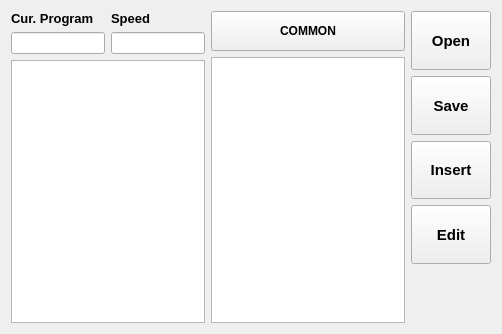
<?xml version="1.0" encoding="UTF-8"?>
<ui version="4.0">
 <class>FormProgram</class>
 <widget class="QWidget" name="FormProgram">
  <property name="geometry">
   <rect>
    <x>0</x>
    <y>0</y>
    <width>502</width>
    <height>334</height>
   </rect>
  </property>
  <property name="windowTitle">
   <string>Form</string>
  </property>
  <layout class="QGridLayout" name="gridLayout_2">
   <item row="0" column="0">
    <layout class="QGridLayout" name="gridLayout">
     <item row="0" column="0">
      <widget class="QLabel" name="label_2">
       <property name="sizePolicy">
        <sizepolicy hsizetype="Expanding" vsizetype="Minimum">
         <horstretch>0</horstretch>
         <verstretch>0</verstretch>
        </sizepolicy>
       </property>
       <property name="font">
        <font>
         <pointsize>10</pointsize>
         <weight>75</weight>
         <bold>true</bold>
        </font>
       </property>
       <property name="text">
        <string>Cur. Program</string>
       </property>
      </widget>
     </item>
     <item row="0" column="1">
      <widget class="QLabel" name="label_4">
       <property name="sizePolicy">
        <sizepolicy hsizetype="Expanding" vsizetype="Minimum">
         <horstretch>0</horstretch>
         <verstretch>0</verstretch>
        </sizepolicy>
       </property>
       <property name="font">
        <font>
         <pointsize>10</pointsize>
         <weight>75</weight>
         <bold>true</bold>
        </font>
       </property>
       <property name="text">
        <string>Speed</string>
       </property>
      </widget>
     </item>
     <item row="1" column="0">
      <widget class="QLineEdit" name="txtCurProgram">
       <property name="sizePolicy">
        <sizepolicy hsizetype="Expanding" vsizetype="Minimum">
         <horstretch>0</horstretch>
         <verstretch>0</verstretch>
        </sizepolicy>
       </property>
      </widget>
     </item>
     <item row="1" column="1">
      <widget class="QLineEdit" name="txtSpeed">
       <property name="sizePolicy">
        <sizepolicy hsizetype="Expanding" vsizetype="Minimum">
         <horstretch>0</horstretch>
         <verstretch>0</verstretch>
        </sizepolicy>
       </property>
      </widget>
     </item>
     <item row="2" column="0" colspan="2">
      <widget class="QTableView" name="tblSteps">
       <property name="font">
        <font>
         <pointsize>11</pointsize>
        </font>
       </property>
       <property name="textElideMode">
        <enum>Qt::ElideNone</enum>
       </property>
       <attribute name="horizontalHeaderVisible">
        <bool>false</bool>
       </attribute>
       <attribute name="horizontalHeaderDefaultSectionSize">
        <number>100</number>
       </attribute>
       <attribute name="horizontalHeaderStretchLastSection">
        <bool>true</bool>
       </attribute>
      </widget>
     </item>
    </layout>
   </item>
   <item row="0" column="1">
    <layout class="QVBoxLayout" name="verticalLayout">
     <item>
      <widget class="QPushButton" name="btnCommon">
       <property name="minimumSize">
        <size>
         <width>0</width>
         <height>40</height>
        </size>
       </property>
       <property name="font">
        <font>
         <weight>75</weight>
         <bold>true</bold>
        </font>
       </property>
       <property name="text">
        <string>COMMON</string>
       </property>
      </widget>
     </item>
     <item>
      <widget class="QListWidget" name="lstCmdSet">
       <property name="font">
        <font>
         <pointsize>10</pointsize>
         <weight>75</weight>
         <bold>true</bold>
        </font>
       </property>
      </widget>
     </item>
    </layout>
   </item>
   <item row="0" column="2">
    <layout class="QVBoxLayout" name="verticalLayout_2">
     <item>
      <widget class="QPushButton" name="btnOpenProgram">
       <property name="sizePolicy">
        <sizepolicy hsizetype="Expanding" vsizetype="Expanding">
         <horstretch>0</horstretch>
         <verstretch>0</verstretch>
        </sizepolicy>
       </property>
       <property name="font">
        <font>
         <pointsize>11</pointsize>
         <weight>75</weight>
         <bold>true</bold>
        </font>
       </property>
       <property name="text">
        <string>Open</string>
       </property>
      </widget>
     </item>
     <item>
      <widget class="QPushButton" name="btnSaveProgram">
       <property name="sizePolicy">
        <sizepolicy hsizetype="Minimum" vsizetype="Expanding">
         <horstretch>0</horstretch>
         <verstretch>0</verstretch>
        </sizepolicy>
       </property>
       <property name="font">
        <font>
         <pointsize>11</pointsize>
         <weight>75</weight>
         <bold>true</bold>
        </font>
       </property>
       <property name="text">
        <string>Save</string>
       </property>
      </widget>
     </item>
     <item>
      <widget class="QPushButton" name="btnInsertProgram">
       <property name="sizePolicy">
        <sizepolicy hsizetype="Minimum" vsizetype="Expanding">
         <horstretch>0</horstretch>
         <verstretch>0</verstretch>
        </sizepolicy>
       </property>
       <property name="font">
        <font>
         <pointsize>11</pointsize>
         <weight>75</weight>
         <bold>true</bold>
        </font>
       </property>
       <property name="text">
        <string>Insert</string>
       </property>
      </widget>
     </item>
     <item>
      <widget class="QPushButton" name="btnEditProgram">
       <property name="sizePolicy">
        <sizepolicy hsizetype="Minimum" vsizetype="Expanding">
         <horstretch>0</horstretch>
         <verstretch>0</verstretch>
        </sizepolicy>
       </property>
       <property name="font">
        <font>
         <pointsize>11</pointsize>
         <weight>75</weight>
         <bold>true</bold>
        </font>
       </property>
       <property name="text">
        <string>Edit</string>
       </property>
      </widget>
     </item>
     <item>
      <spacer name="verticalSpacer">
       <property name="orientation">
        <enum>Qt::Vertical</enum>
       </property>
       <property name="sizeHint" stdset="0">
        <size>
         <width>20</width>
         <height>40</height>
        </size>
       </property>
      </spacer>
     </item>
    </layout>
   </item>
  </layout>
  <zorder>btnCommon</zorder>
  <zorder>lstCmdSet</zorder>
  <zorder>verticalSpacer</zorder>
  <zorder>btnEditProgram</zorder>
  <zorder>btnInsertProgram</zorder>
  <zorder>btnSaveProgram</zorder>
  <zorder>verticalSpacer</zorder>
  <zorder>btnEditProgram</zorder>
  <zorder>btnInsertProgram</zorder>
  <zorder>btnSaveProgram</zorder>
  <zorder>btnOpenProgram</zorder>
  <zorder>tblSteps</zorder>
  <zorder>txtSpeed</zorder>
  <zorder>txtCurProgram</zorder>
  <zorder>label_2</zorder>
  <zorder>label_4</zorder>
 </widget>
 <resources/>
 <connections/>
</ui>
